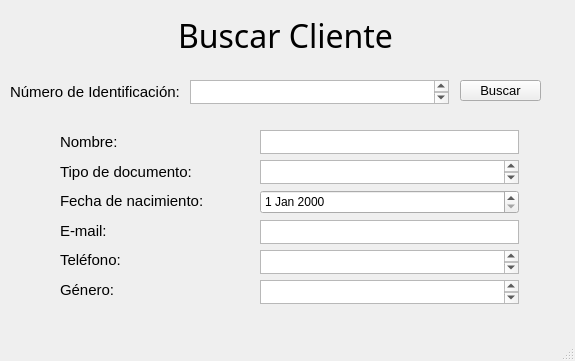
<?xml version="1.0" encoding="UTF-8"?>
<ui version="4.0">
 <class>GUI_Find_Client</class>
 <widget class="QMainWindow" name="GUI_Find_Client">
  <property name="geometry">
   <rect>
    <x>0</x>
    <y>0</y>
    <width>575</width>
    <height>361</height>
   </rect>
  </property>
  <property name="sizePolicy">
   <sizepolicy hsizetype="Fixed" vsizetype="Fixed">
    <horstretch>0</horstretch>
    <verstretch>0</verstretch>
   </sizepolicy>
  </property>
  <property name="windowTitle">
   <string>Buscar cliente</string>
  </property>
  <widget class="QWidget" name="centralwidget">
   <widget class="QTextEdit" name="txt_email">
    <property name="geometry">
     <rect>
      <x>260</x>
      <y>220</y>
      <width>259</width>
      <height>24</height>
     </rect>
    </property>
    <property name="sizePolicy">
     <sizepolicy hsizetype="Preferred" vsizetype="Preferred">
      <horstretch>0</horstretch>
      <verstretch>0</verstretch>
     </sizepolicy>
    </property>
   </widget>
   <widget class="QLabel" name="label">
    <property name="geometry">
     <rect>
      <x>0</x>
      <y>10</y>
      <width>571</width>
      <height>51</height>
     </rect>
    </property>
    <property name="font">
     <font>
      <family>Lucida Handwriting</family>
      <pointsize>24</pointsize>
     </font>
    </property>
    <property name="contextMenuPolicy">
     <enum>Qt::NoContextMenu</enum>
    </property>
    <property name="layoutDirection">
     <enum>Qt::LeftToRight</enum>
    </property>
    <property name="text">
     <string>Buscar Cliente</string>
    </property>
    <property name="alignment">
     <set>Qt::AlignCenter</set>
    </property>
   </widget>
   <widget class="QTextEdit" name="txt_name">
    <property name="geometry">
     <rect>
      <x>260</x>
      <y>130</y>
      <width>259</width>
      <height>24</height>
     </rect>
    </property>
    <property name="sizePolicy">
     <sizepolicy hsizetype="Preferred" vsizetype="Preferred">
      <horstretch>0</horstretch>
      <verstretch>0</verstretch>
     </sizepolicy>
    </property>
   </widget>
   <widget class="QDateEdit" name="dateEdit_birthday">
    <property name="geometry">
     <rect>
      <x>260</x>
      <y>190</y>
      <width>259</width>
      <height>24</height>
     </rect>
    </property>
   </widget>
   <widget class="QPlainTextEdit" name="txt_id_number">
    <property name="geometry">
     <rect>
      <x>190</x>
      <y>80</y>
      <width>259</width>
      <height>24</height>
     </rect>
    </property>
    <property name="sizePolicy">
     <sizepolicy hsizetype="Preferred" vsizetype="Preferred">
      <horstretch>0</horstretch>
      <verstretch>0</verstretch>
     </sizepolicy>
    </property>
   </widget>
   <widget class="QWidget" name="verticalLayoutWidget">
    <property name="geometry">
     <rect>
      <x>60</x>
      <y>130</y>
      <width>191</width>
      <height>171</height>
     </rect>
    </property>
    <layout class="QVBoxLayout" name="verticalLayout">
     <item>
      <widget class="QLabel" name="label_name">
       <property name="font">
        <font>
         <pointsize>11</pointsize>
        </font>
       </property>
       <property name="text">
        <string>Nombre:</string>
       </property>
       <property name="margin">
        <number>2</number>
       </property>
      </widget>
     </item>
     <item>
      <widget class="QLabel" name="label_doc_type">
       <property name="font">
        <font>
         <pointsize>11</pointsize>
        </font>
       </property>
       <property name="text">
        <string>Tipo de documento:</string>
       </property>
       <property name="margin">
        <number>2</number>
       </property>
      </widget>
     </item>
     <item>
      <widget class="QLabel" name="label_birthday">
       <property name="font">
        <font>
         <pointsize>11</pointsize>
        </font>
       </property>
       <property name="text">
        <string>Fecha de nacimiento:</string>
       </property>
       <property name="margin">
        <number>2</number>
       </property>
      </widget>
     </item>
     <item>
      <widget class="QLabel" name="label_email">
       <property name="font">
        <font>
         <pointsize>11</pointsize>
        </font>
       </property>
       <property name="text">
        <string>E-mail:</string>
       </property>
       <property name="margin">
        <number>2</number>
       </property>
      </widget>
     </item>
     <item>
      <widget class="QLabel" name="label_phone">
       <property name="font">
        <font>
         <pointsize>11</pointsize>
        </font>
       </property>
       <property name="text">
        <string>Teléfono:</string>
       </property>
       <property name="margin">
        <number>2</number>
       </property>
      </widget>
     </item>
     <item>
      <widget class="QLabel" name="label_gender">
       <property name="font">
        <font>
         <pointsize>11</pointsize>
        </font>
       </property>
       <property name="text">
        <string>Género:</string>
       </property>
       <property name="margin">
        <number>2</number>
       </property>
      </widget>
     </item>
    </layout>
   </widget>
   <widget class="QPlainTextEdit" name="txt_phone_number">
    <property name="geometry">
     <rect>
      <x>260</x>
      <y>250</y>
      <width>259</width>
      <height>24</height>
     </rect>
    </property>
    <property name="sizePolicy">
     <sizepolicy hsizetype="Preferred" vsizetype="Preferred">
      <horstretch>0</horstretch>
      <verstretch>0</verstretch>
     </sizepolicy>
    </property>
   </widget>
   <widget class="QLabel" name="label_id_number">
    <property name="geometry">
     <rect>
      <x>10</x>
      <y>80</y>
      <width>181</width>
      <height>23</height>
     </rect>
    </property>
    <property name="font">
     <font>
      <pointsize>11</pointsize>
     </font>
    </property>
    <property name="text">
     <string>Número de Identificación:</string>
    </property>
    <property name="margin">
     <number>2</number>
    </property>
   </widget>
   <widget class="QPushButton" name="btn_find_client">
    <property name="geometry">
     <rect>
      <x>460</x>
      <y>80</y>
      <width>81</width>
      <height>21</height>
     </rect>
    </property>
    <property name="font">
     <font>
      <pointsize>10</pointsize>
     </font>
    </property>
    <property name="text">
     <string>Buscar</string>
    </property>
   </widget>
   <widget class="QPlainTextEdit" name="txt_gender">
    <property name="geometry">
     <rect>
      <x>260</x>
      <y>280</y>
      <width>259</width>
      <height>24</height>
     </rect>
    </property>
    <property name="sizePolicy">
     <sizepolicy hsizetype="Preferred" vsizetype="Preferred">
      <horstretch>0</horstretch>
      <verstretch>0</verstretch>
     </sizepolicy>
    </property>
   </widget>
   <widget class="QPlainTextEdit" name="txt_doc_type">
    <property name="geometry">
     <rect>
      <x>260</x>
      <y>160</y>
      <width>259</width>
      <height>24</height>
     </rect>
    </property>
    <property name="sizePolicy">
     <sizepolicy hsizetype="Preferred" vsizetype="Preferred">
      <horstretch>0</horstretch>
      <verstretch>0</verstretch>
     </sizepolicy>
    </property>
   </widget>
  </widget>
  <widget class="QStatusBar" name="statusbar"/>
 </widget>
 <resources/>
 <connections/>
</ui>
